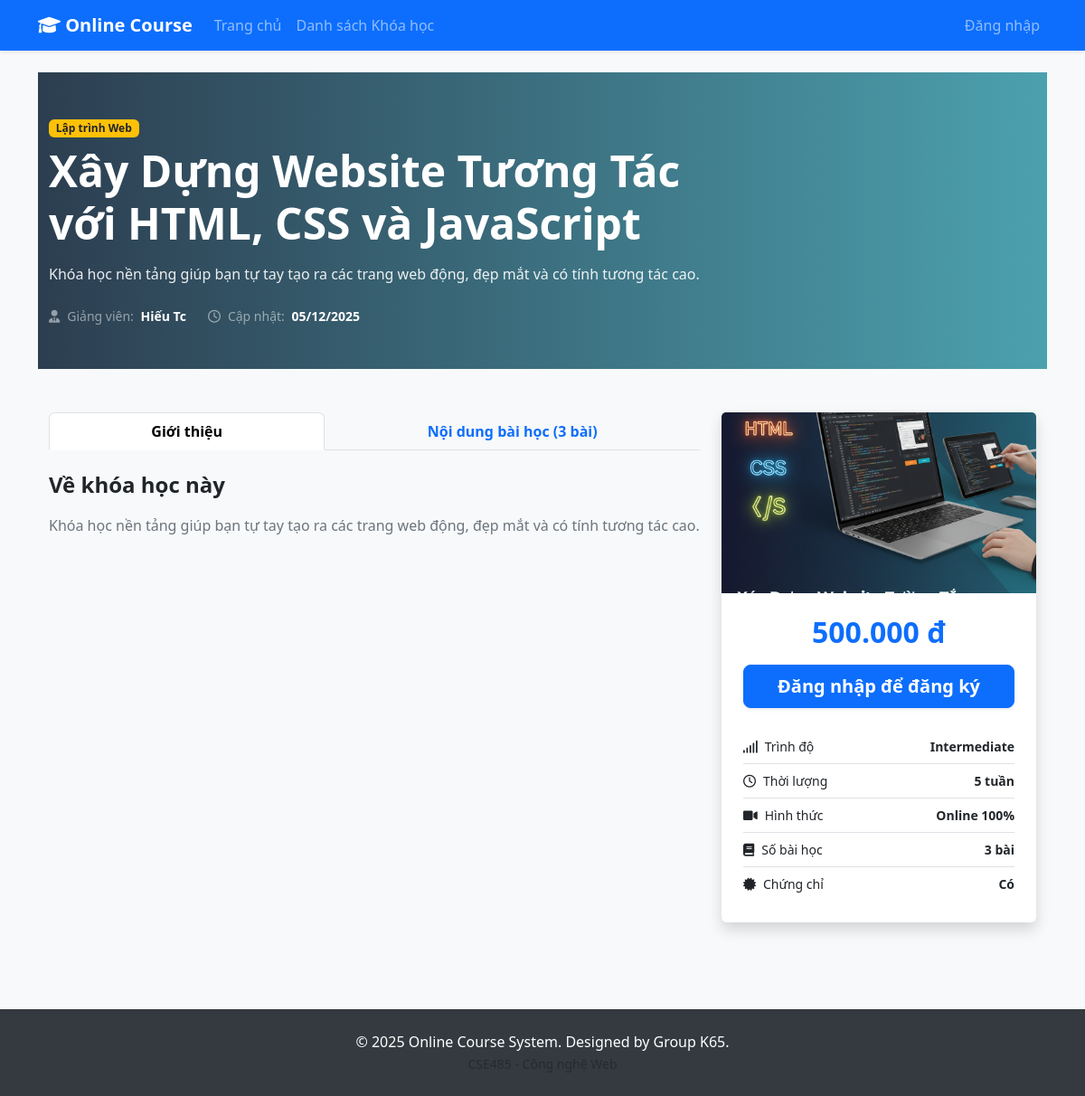
Screenshot of /index.php?controller=course&action=detail&id=1 with the database file from the repository.
### tables this page shows
CREATE TABLE `courses` (
  `id` int(11) NOT NULL,
  `title` varchar(255) NOT NULL,
  `description` text DEFAULT NULL,
  `instructor_id` int(11) DEFAULT NULL,
  `category_id` int(11) DEFAULT NULL,
  `price` decimal(10,2) DEFAULT 0.00,
  `duration_weeks` int(11) DEFAULT NULL,
  `level` varchar(50) DEFAULT NULL COMMENT 'Beginner, Intermediate, Advanced',
  `image` varchar(255) DEFAULT NULL,
  `created_at` datetime DEFAULT current_timestamp(),
  `updated_at` datetime DEFAULT current_timestamp() ON UPDATE current_timestamp(),
  `status` varchar(20) DEFAULT 'pending'
);

CREATE TABLE `categories` (
  `id` int(11) NOT NULL,
  `name` varchar(255) NOT NULL,
  `description` text DEFAULT NULL,
  `created_at` datetime DEFAULT current_timestamp()
);

CREATE TABLE `users` (
  `id` int(11) NOT NULL,
  `username` varchar(255) NOT NULL,
  `email` varchar(255) NOT NULL,
  `password` varchar(255) NOT NULL,
  `fullname` varchar(255) DEFAULT NULL,
  `role` int(11) DEFAULT 0 COMMENT '0: Student, 1: Instructor, 2: Admin',
  `created_at` datetime DEFAULT current_timestamp()
);

### config/Database.php (called while the page is built, shortened)
<?php
class Database {
    private $host = 'localhost';
    private $db_name = 'onlinecourse';
    private $username = 'root';
    private $password = '';
    private $port = '3306';
    public function connect() {
        $this->conn = null;
        try {
            $dsn = "mysql:host=" . $this->host . ";port=" . $this->port . ";dbname=" . $this->db_name . ";charset=utf8mb4";
            $this->conn = new PDO($dsn, $this->username, $this->password);
            $this->conn->setAttribute(PDO::ATTR_ERRMODE, PDO::ERRMODE_EXCEPTION);
            $this->conn->setAttribute(PDO::ATTR_DEFAULT_FETCH_MODE, PDO::FETCH_ASSOC);
        } catch(PDOException $e) {
            echo "Lỗi kết nối: " . $e->getMessage();
        }
        return $this->conn;
    }
}
?>

### models/Course.php (called while the page is built, shortened)
<?php
class Course {
    private $conn;
    private $table = 'courses';
    public function __construct($db) {
        $this->conn = $db;
    }
    public function getCourseById($id) {
        $query = "SELECT c.*, u.fullname as instructor_name, cat.name as category_name
                  FROM " . $this->table . " c
                  LEFT JOIN users u ON c.instructor_id = u.id
                  LEFT JOIN categories cat ON c.category_id = cat.id
                  WHERE c.id = :id LIMIT 1";
        $stmt = $this->conn->prepare($query);
        $stmt->bindParam(':id', $id);
        $stmt->execute();
        return $stmt->fetch(PDO::FETCH_ASSOC);
    }
}
?>

### models/Lesson.php (called while the page is built, shortened)
<?php
class Lesson {
    private $conn;
    private $table = 'lessons';
    public function __construct($db) {
        $this->conn = $db;
    }
    public function getLessonsByCourse($course_id) {
        $query = "SELECT * FROM " . $this->table . " WHERE course_id = :course_id ORDER BY ordering ASC";
        $stmt = $this->conn->prepare($query);
        $stmt->bindParam(':course_id', $course_id);
        $stmt->execute();
        return $stmt->fetchAll(PDO::FETCH_ASSOC);
    }
}
?>

### views/courses/detail.php (the view, shortened to what this page needs)
<?php include 'views/layouts/header.php'; ?>
<div class="py-5" style="background: linear-gradient(to right, #2c3e50, #4ca1af); color: white;">
    <div class="container">
        <div class="row">
            <div class="col-lg-8">
                <span class="badge bg-warning text-dark mb-2">
                    <?= htmlspecialchars($course['category_name']) ?>
                </span>
                <h1 class="display-5 fw-bold mb-3"><?= htmlspecialchars($course['title']) ?></h1>
                <p class="lead mb-4" style="opacity: 0.9; font-size: 16px; display: -webkit-box; ; -webkit-box-orient: vertical; overflow: hidden;">
                    <?= htmlspecialchars($course['description']) ?>
                </p>
                <div class="d-flex flex-wrap align-items-center gap-4 text-white-50 small">
                    <div class="d-flex align-items-center">
                        <i class="fas fa-user-tie me-2"></i>
                        <span>Giảng viên: <strong class="text-white ms-1"><?= htmlspecialchars($course['instructor_name']) ?></strong></span>
                    </div>
                    <div class="d-flex align-items-center">
                        <i class="far fa-clock me-2"></i>
                        <span>Cập nhật: <strong class="text-white ms-1"><?= date('d/m/Y', strtotime($course['updated_at'])) ?></strong></span>
                    </div>
                </div>
            </div>
        </div>
    </div>
</div>
<div class="container py-5">
    <div class="row">
        <div class="col-lg-8">
            <ul class="nav nav-tabs nav-fill mb-4" id="courseTab" role="tablist">
                <li class="nav-item">
                    <button class="nav-link active fw-bold" data-bs-toggle="tab" data-bs-target="#intro" type="button">Giới thiệu</button>
                </li>
                <li class="nav-item">
                    <button class="nav-link fw-bold" data-bs-toggle="tab" data-bs-target="#curriculum" type="button">
                        Nội dung bài học (<?= count($lessons) ?> bài)
                    </button>
                </li>
            </ul>
            <div class="tab-content" id="courseTabContent">
                <div class="tab-pane fade show active" id="intro">
                    <h4 class="fw-bold mb-3">Về khóa học này</h4>
                    <div class="text-secondary" style="line-height: 1.8; text-align: justify;">
                        <?= nl2br(htmlspecialchars($course['description'])) ?>
                    </div>
                </div>
            </div>
        </div>
        <div class="col-lg-4">
            <div class="card shadow border-0 mb-4" style="position: sticky; top: 100px; z-index: 10;">
                <div style="position: relative;">
                    <img src="<?= !empty($course['image']) ? 'assets/uploads/courses/' . $course['image'] : 'https://via.placeholder.com/600x400?text=Course' ?>"
     class="card-img-top" alt="Course Img" style="height: 200px; object-fit: cover;">
                </div>
                <div class="card-body p-4">
                    <h2 class="fw-bold text-primary mb-3 text-center">
                        <?= number_format($course['price'], 0, ',', '.') ?> đ
                    </h2>
                    <div class="d-grid gap-2 mb-4">
                        <?php
                        $role = isset($_SESSION['role']) ? $_SESSION['role'] : -1;
                        ?>
                        <?php if ($role == -1): ?>
                            <a href="index.php?controller=auth&action=login" class="btn btn-primary btn-lg fw-bold shadow-sm">
                                Đăng nhập để đăng ký
                            </a>
                        <?php elseif ($role == 1): ?>
                            <div class="alert alert-warning text-center mb-0" role="alert">
                                <i class="fas fa-user-tie me-2"></i>Tài khoản <strong>Giảng viên</strong> không thể đăng ký học.
                            </div>
                        <?php elseif ($role == 2): ?>
                            <div class="alert alert-info text-center mb-0" role="alert">
                                <i class="fas fa-user-shield me-2"></i>Bạn đang xem với quyền <strong>Quản trị viên</strong>.
                            </div>
                        <?php endif; ?>
                    </div>
                    <ul class="list-group list-group-flush small text-secondary">
                        <li class="list-group-item bg-transparent border-bottom px-0 py-2 d-flex justify-content-between">
                            <span><i class="fas fa-signal me-2"></i>Trình độ</span>
                            <strong><?= htmlspecialchars($course['level']) ?></strong>
                        </li>
                        <li class="list-group-item bg-transparent border-bottom px-0 py-2 d-flex justify-content-between">
                            <span><i class="far fa-clock me-2"></i>Thời lượng</span>
                            <strong><?= $course['duration_weeks'] ?> tuần</strong>
                        </li>
                        <li class="list-group-item bg-transparent border-bottom px-0 py-2 d-flex justify-content-between">
                            <span><i class="fas fa-video me-2"></i>Hình thức</span>
                            <strong>Online 100%</strong>
                        </li>
                        <li class="list-group-item bg-transparent border-bottom px-0 py-2 d-flex justify-content-between">
                            <span><i class="fas fa-book me-2"></i>Số bài học</span>
                            <strong><?= count($lessons) ?> bài</strong>
                        </li>
                        <li class="list-group-item bg-transparent px-0 py-2 d-flex justify-content-between">
                            <span><i class="fas fa-certificate me-2"></i>Chứng chỉ</span>
                            <strong>Có</strong>
                        </li>
                    </ul>
                </div>
            </div>
        </div>
    </div>
</div>
<?php include 'views/layouts/footer.php'; ?>

### assets/css/style.css (style rules this page uses)
body { display: flex; flex-direction: column; min-height: 100vh; background-color: #f8f9fa; }

### rows the page displays
courses: category.name "Lập trình Web", title "Xây Dựng Website Tương Tác với HTML, CSS và JavaScript", description "Khóa học nền tảng giúp bạn tự tay tạo ra các trang web động, đẹp mắt và có tính tương tác cao.", instructor.fullname "Hiếu Tc", updated_at "05/12/2025", image (picture), price "500.000", level "Intermediate", duration_weeks "5"

### other values shown
count($lessons) "3"
